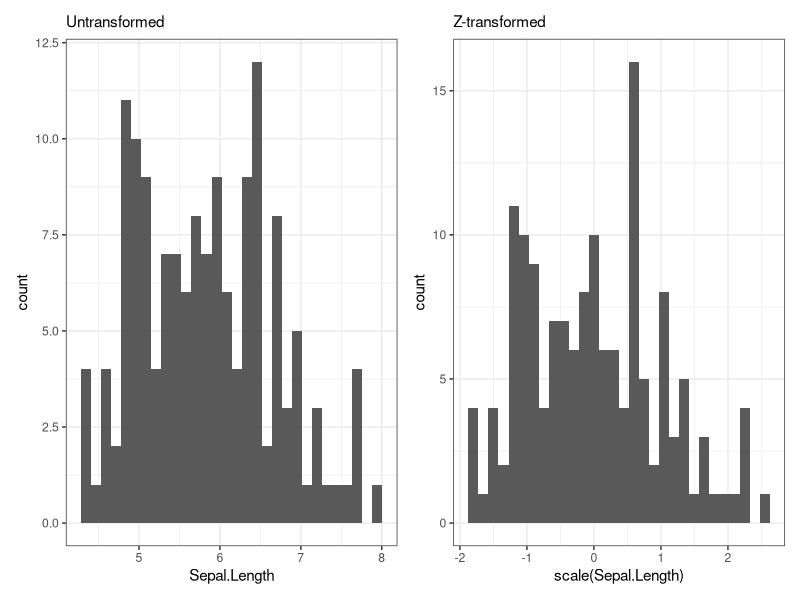
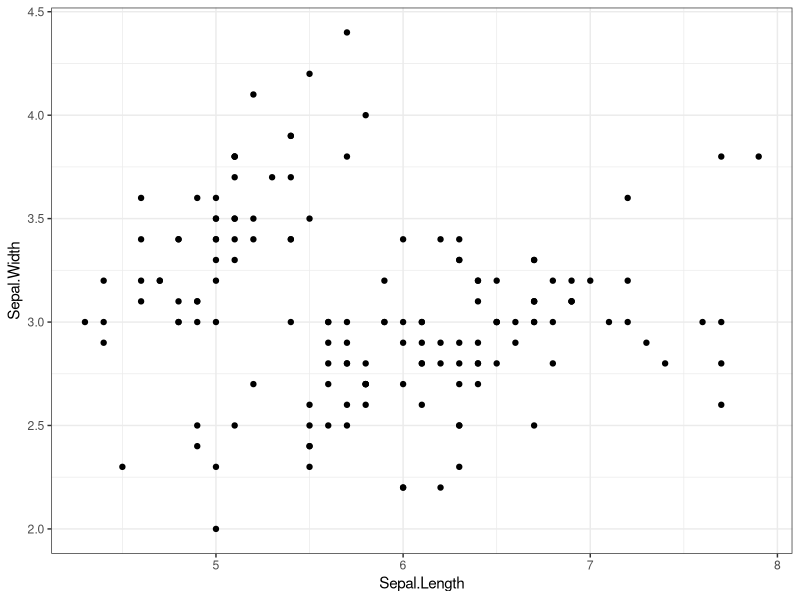
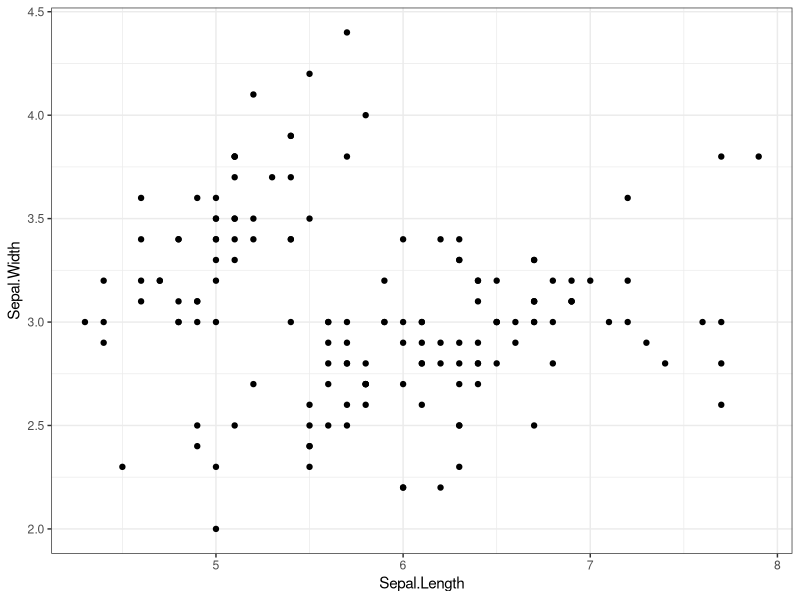
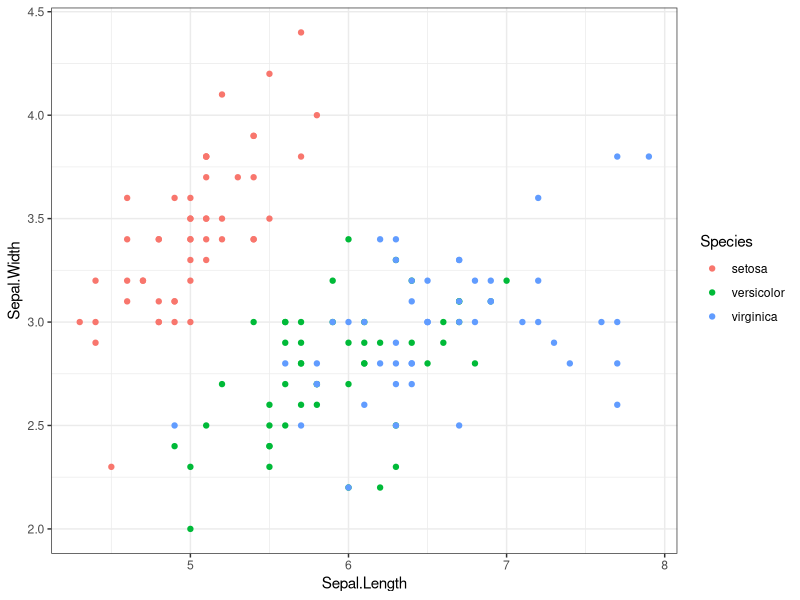
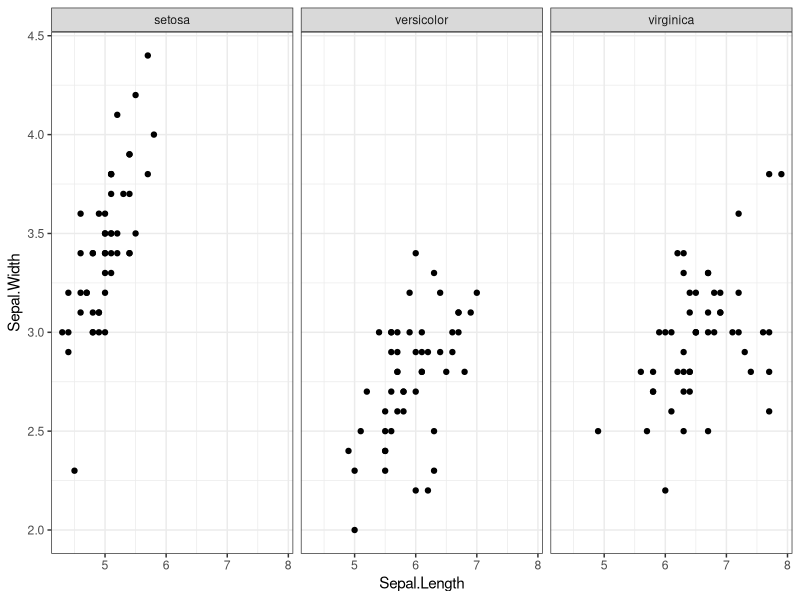
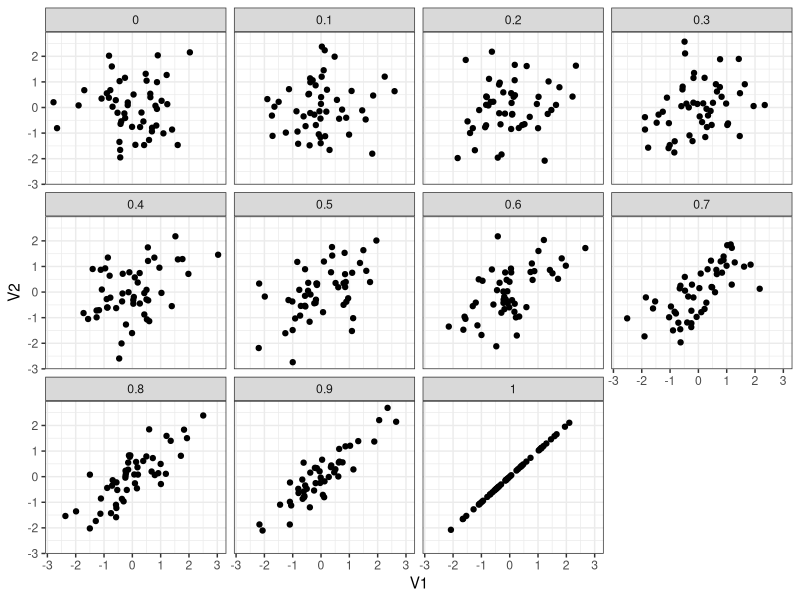
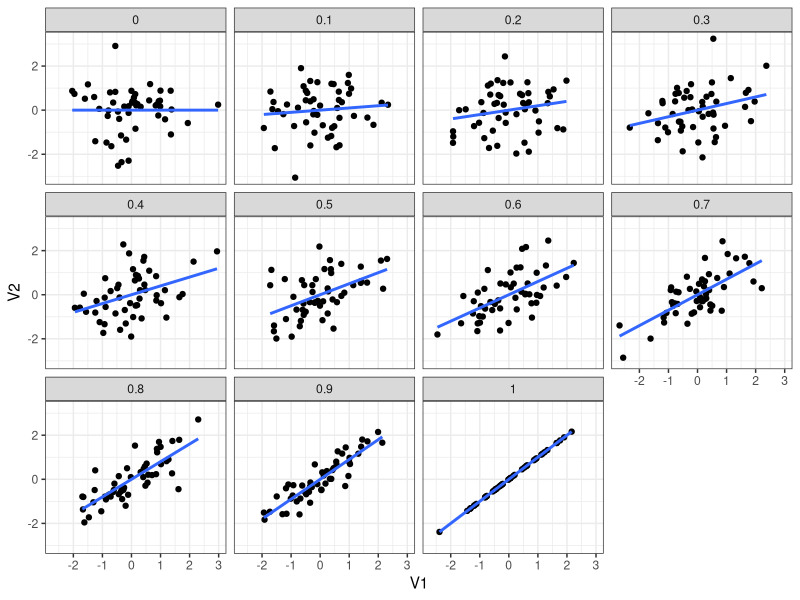
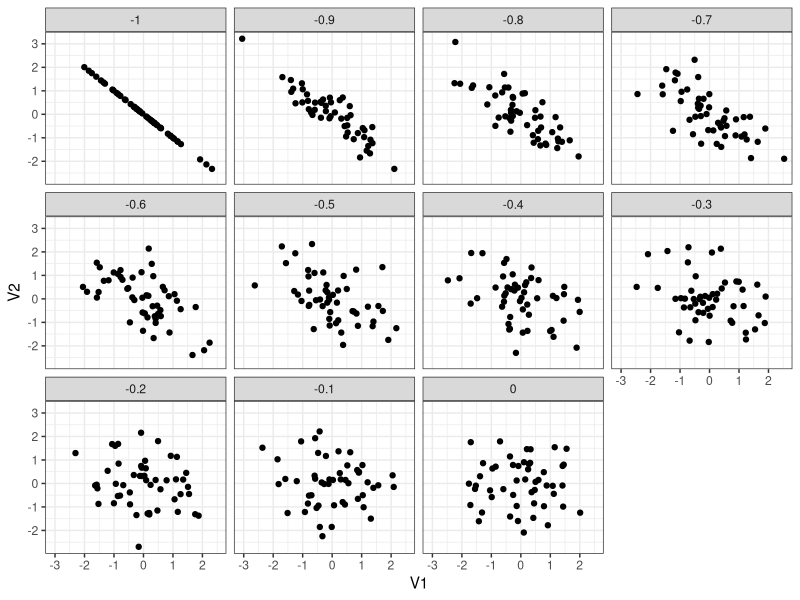

Write the R code that produced these figures, in order.
## ---- chunk 1
rm(list=ls())
library(tidyverse)
library(MASS)
select<-dplyr::select
set.seed(1)

options(xtable.comment = FALSE)
theme_set(theme_bw())
def.chunk.hook  <- knitr::knit_hooks$get("chunk")
knitr::knit_hooks$set(chunk = function(x, options) {
  x <- def.chunk.hook(x, options)
  ifelse(options$size != "normalsize", paste0("\\", options$size,"\n\n", x, "\n\n \\normalsize"), x)
})
knitr::opts_chunk$set(warning=FALSE, message=FALSE, tidy = F, size = "small")
## ---- chunk 2
iris %>% 
  mutate(Sepal.Length.sc = scale(Sepal.Length)) %>% 
  select(Sepal.Length, Sepal.Length.sc)
## ---- chunk 3
library(patchwork)
p1<-ggplot(iris,
           aes(x = Sepal.Length)) + 
  geom_histogram() + 
  labs(subtitle = "Untransformed")
p2<-ggplot(iris,
           aes(x = scale(Sepal.Length))) + 
  geom_histogram() + 
  labs(subtitle = "Z-transformed")

p1+p2
## ---- chunk 4
ggplot(iris,
       aes(x = Sepal.Length, y = Sepal.Width)) + 
  geom_point()
## ---- chunk 5
ggplot(iris,
       aes(x = Sepal.Length, y = Sepal.Width)) + 
  geom_point()
## ---- chunk 6
ggplot(iris,
       aes(x = Sepal.Length, y = Sepal.Width,
           color = Species)) + 
  geom_point()
## ---- chunk 7
ggplot(iris,
       aes(x = Sepal.Length, y = Sepal.Width)) + 
  geom_point() + 
  facet_wrap(~Species)
## ---- chunk 8
library(MASS)
select<-dplyr::select
cors<-seq(from=0, to =1, by = 0.1)
cor_plot<-list()
for(i in 1:length(cors)){
  cor_plot[[i]] <- mvrnorm(50, 
                      mu = c(0,0), 
                      Sigma = matrix(c(1,cors[i],cors[i],1), ncol = 2),
                      empirical = TRUE)
  cor_plot[[i]]<-as.data.frame(cor_plot[[i]])
  cor_plot[[i]]$cor<-cors[i]
}
cor_plot<-bind_rows(cor_plot)

ggplot(cor_plot, aes(x=V1, y = V2)) + 
  geom_point() +
  facet_wrap(~cor)
## ---- chunk 9
library(MASS)
select<-dplyr::select
cors<-seq(from=0, to =1, by = 0.1)
cor_plot<-list()
for(i in 1:length(cors)){
  cor_plot[[i]] <- mvrnorm(50, 
                      mu = c(0,0), 
                      Sigma = matrix(c(1,cors[i],cors[i],1), ncol = 2),
                      empirical = TRUE)
  cor_plot[[i]]<-as.data.frame(cor_plot[[i]])
  cor_plot[[i]]$cor<-cors[i]
}
cor_plot<-bind_rows(cor_plot)

ggplot(cor_plot, aes(x=V1, y = V2)) + 
  geom_point() +
  geom_smooth(method = "lm", se = F) + 
  facet_wrap(~cor)
## ---- chunk 10
library(MASS)
select<-dplyr::select
cors<-seq(from=-1, to =0, by = 0.1)
cor_plot<-list()
for(i in 1:length(cors)){
  cor_plot[[i]] <- mvrnorm(50, 
                      mu = c(0,0), 
                      Sigma = matrix(c(1,cors[i],cors[i],1), ncol = 2),
                      empirical = TRUE)
  cor_plot[[i]]<-as.data.frame(cor_plot[[i]])
  cor_plot[[i]]$cor<-cors[i]
}
cor_plot<-bind_rows(cor_plot)

ggplot(cor_plot, aes(x=V1, y = V2)) + 
  geom_point() +
  facet_wrap(~cor)
## ---- chunk 11
library(MASS)
select<-dplyr::select
cors<-seq(from=-1, to =0, by = 0.1)
cor_plot<-list()
for(i in 1:length(cors)){
  cor_plot[[i]] <- mvrnorm(50, 
                      mu = c(0,0), 
                      Sigma = matrix(c(1,cors[i],cors[i],1), ncol = 2),
                      empirical = TRUE)
  cor_plot[[i]]<-as.data.frame(cor_plot[[i]])
  cor_plot[[i]]$cor<-cors[i]
}
cor_plot<-bind_rows(cor_plot)

ggplot(cor_plot, aes(x=V1, y = V2)) + 
  geom_point() +
  geom_smooth(method = "lm", se = F) + 
  facet_wrap(~cor)
